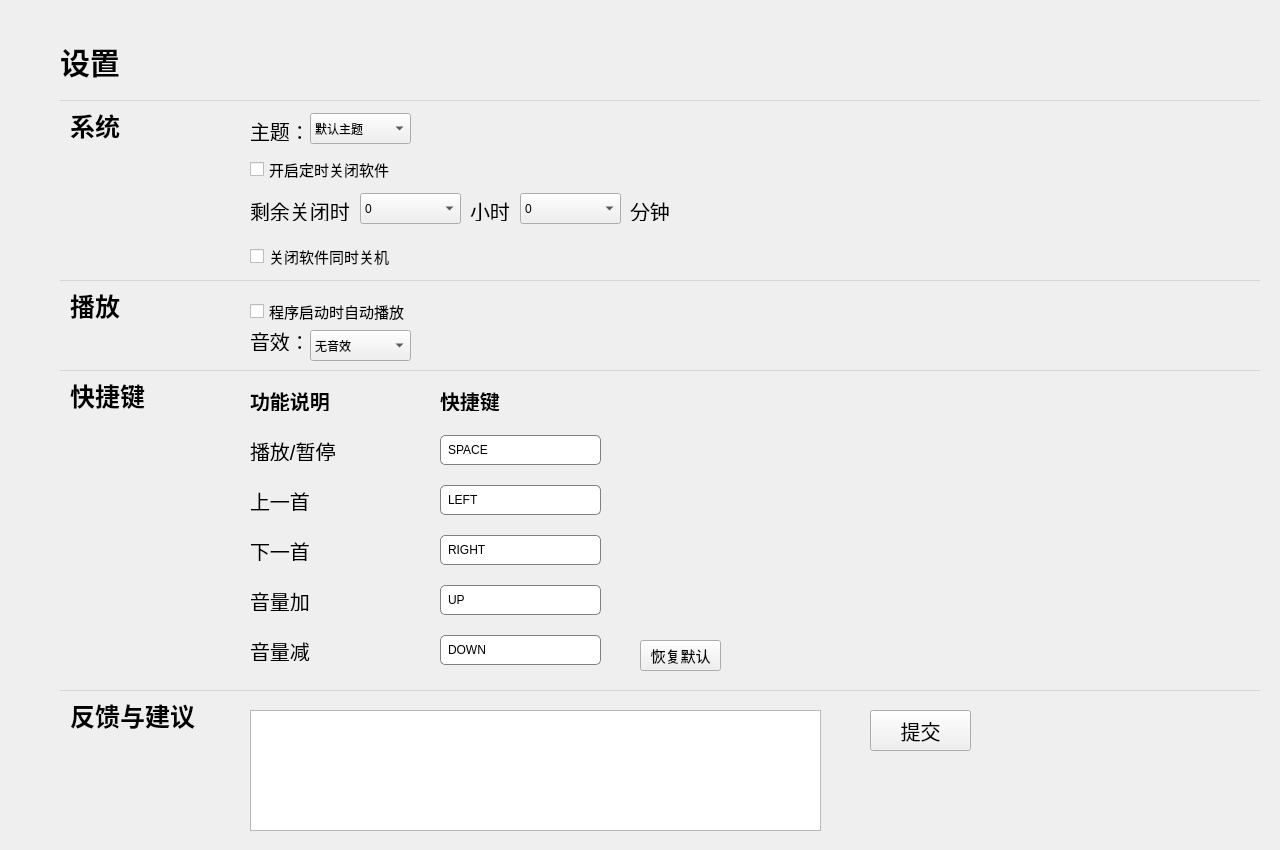
<?xml version="1.0" encoding="UTF-8"?>
<ui version="4.0">
 <class>Setup</class>
 <widget class="QWidget" name="Setup">
  <property name="geometry">
   <rect>
    <x>0</x>
    <y>0</y>
    <width>1280</width>
    <height>850</height>
   </rect>
  </property>
  <property name="windowTitle">
   <string>Form</string>
  </property>
  <widget class="QLabel" name="label">
   <property name="geometry">
    <rect>
     <x>60</x>
     <y>40</y>
     <width>71</width>
     <height>41</height>
    </rect>
   </property>
   <property name="font">
    <font>
     <pointsize>-1</pointsize>
     <bold>true</bold>
    </font>
   </property>
   <property name="styleSheet">
    <string notr="true">font-size: 30px;</string>
   </property>
   <property name="text">
    <string>设置</string>
   </property>
  </widget>
  <widget class="Line" name="line_2">
   <property name="geometry">
    <rect>
     <x>60</x>
     <y>100</y>
     <width>1200</width>
     <height>1</height>
    </rect>
   </property>
   <property name="styleSheet">
    <string notr="true">border:  none;
background-color: rgba(184, 189, 198, 0.5);</string>
   </property>
   <property name="orientation">
    <enum>Qt::Horizontal</enum>
   </property>
  </widget>
  <widget class="QLabel" name="label_2">
   <property name="geometry">
    <rect>
     <x>70</x>
     <y>110</y>
     <width>51</width>
     <height>31</height>
    </rect>
   </property>
   <property name="font">
    <font>
     <pointsize>-1</pointsize>
     <bold>true</bold>
    </font>
   </property>
   <property name="styleSheet">
    <string notr="true">font-size: 25px;</string>
   </property>
   <property name="text">
    <string>系统</string>
   </property>
  </widget>
  <widget class="QCheckBox" name="regularlyCloseSoftware">
   <property name="geometry">
    <rect>
     <x>250</x>
     <y>155</y>
     <width>145</width>
     <height>28</height>
    </rect>
   </property>
   <property name="font">
    <font>
     <pointsize>-1</pointsize>
    </font>
   </property>
   <property name="cursor">
    <cursorShape>PointingHandCursor</cursorShape>
   </property>
   <property name="styleSheet">
    <string notr="true">font-size: 15px;</string>
   </property>
   <property name="text">
    <string>开启定时关闭软件</string>
   </property>
   <property name="iconSize">
    <size>
     <width>30</width>
     <height>30</height>
    </size>
   </property>
  </widget>
  <widget class="QComboBox" name="hour">
   <property name="geometry">
    <rect>
     <x>360</x>
     <y>193</y>
     <width>101</width>
     <height>31</height>
    </rect>
   </property>
   <property name="cursor">
    <cursorShape>PointingHandCursor</cursorShape>
   </property>
   <item>
    <property name="text">
     <string>0</string>
    </property>
   </item>
   <item>
    <property name="text">
     <string>1</string>
    </property>
   </item>
   <item>
    <property name="text">
     <string>2</string>
    </property>
   </item>
   <item>
    <property name="text">
     <string>3</string>
    </property>
   </item>
   <item>
    <property name="text">
     <string>4</string>
    </property>
   </item>
   <item>
    <property name="text">
     <string>5</string>
    </property>
   </item>
   <item>
    <property name="text">
     <string>6</string>
    </property>
   </item>
   <item>
    <property name="text">
     <string>7</string>
    </property>
   </item>
   <item>
    <property name="text">
     <string>8</string>
    </property>
   </item>
   <item>
    <property name="text">
     <string>9</string>
    </property>
   </item>
   <item>
    <property name="text">
     <string>10</string>
    </property>
   </item>
   <item>
    <property name="text">
     <string>11</string>
    </property>
   </item>
   <item>
    <property name="text">
     <string>12</string>
    </property>
   </item>
   <item>
    <property name="text">
     <string>13</string>
    </property>
   </item>
   <item>
    <property name="text">
     <string>14</string>
    </property>
   </item>
   <item>
    <property name="text">
     <string>15</string>
    </property>
   </item>
   <item>
    <property name="text">
     <string>16</string>
    </property>
   </item>
   <item>
    <property name="text">
     <string>17</string>
    </property>
   </item>
   <item>
    <property name="text">
     <string>18</string>
    </property>
   </item>
   <item>
    <property name="text">
     <string>19</string>
    </property>
   </item>
   <item>
    <property name="text">
     <string>20</string>
    </property>
   </item>
   <item>
    <property name="text">
     <string>21</string>
    </property>
   </item>
   <item>
    <property name="text">
     <string>22</string>
    </property>
   </item>
   <item>
    <property name="text">
     <string>23</string>
    </property>
   </item>
  </widget>
  <widget class="QLabel" name="label_3">
   <property name="geometry">
    <rect>
     <x>250</x>
     <y>200</y>
     <width>101</width>
     <height>21</height>
    </rect>
   </property>
   <property name="styleSheet">
    <string notr="true">font-size: 20px;</string>
   </property>
   <property name="text">
    <string>剩余关闭时间</string>
   </property>
  </widget>
  <widget class="QLabel" name="label_4">
   <property name="geometry">
    <rect>
     <x>470</x>
     <y>200</y>
     <width>41</width>
     <height>21</height>
    </rect>
   </property>
   <property name="styleSheet">
    <string notr="true">font-size: 20px;</string>
   </property>
   <property name="text">
    <string>小时</string>
   </property>
  </widget>
  <widget class="QLabel" name="label_5">
   <property name="geometry">
    <rect>
     <x>630</x>
     <y>200</y>
     <width>51</width>
     <height>21</height>
    </rect>
   </property>
   <property name="styleSheet">
    <string notr="true">font-size: 20px;</string>
   </property>
   <property name="text">
    <string>分钟</string>
   </property>
  </widget>
  <widget class="QComboBox" name="minute">
   <property name="geometry">
    <rect>
     <x>520</x>
     <y>193</y>
     <width>101</width>
     <height>31</height>
    </rect>
   </property>
   <property name="cursor">
    <cursorShape>PointingHandCursor</cursorShape>
   </property>
   <item>
    <property name="text">
     <string>0</string>
    </property>
   </item>
   <item>
    <property name="text">
     <string>1</string>
    </property>
   </item>
   <item>
    <property name="text">
     <string>2</string>
    </property>
   </item>
   <item>
    <property name="text">
     <string>3</string>
    </property>
   </item>
   <item>
    <property name="text">
     <string>4</string>
    </property>
   </item>
   <item>
    <property name="text">
     <string>5</string>
    </property>
   </item>
   <item>
    <property name="text">
     <string>6</string>
    </property>
   </item>
   <item>
    <property name="text">
     <string>7</string>
    </property>
   </item>
   <item>
    <property name="text">
     <string>8</string>
    </property>
   </item>
   <item>
    <property name="text">
     <string>9</string>
    </property>
   </item>
   <item>
    <property name="text">
     <string>10</string>
    </property>
   </item>
   <item>
    <property name="text">
     <string>11</string>
    </property>
   </item>
   <item>
    <property name="text">
     <string>12</string>
    </property>
   </item>
   <item>
    <property name="text">
     <string>13</string>
    </property>
   </item>
   <item>
    <property name="text">
     <string>14</string>
    </property>
   </item>
   <item>
    <property name="text">
     <string>15</string>
    </property>
   </item>
   <item>
    <property name="text">
     <string>16</string>
    </property>
   </item>
   <item>
    <property name="text">
     <string>17</string>
    </property>
   </item>
   <item>
    <property name="text">
     <string>18</string>
    </property>
   </item>
   <item>
    <property name="text">
     <string>19</string>
    </property>
   </item>
   <item>
    <property name="text">
     <string>20</string>
    </property>
   </item>
   <item>
    <property name="text">
     <string>21</string>
    </property>
   </item>
   <item>
    <property name="text">
     <string>22</string>
    </property>
   </item>
   <item>
    <property name="text">
     <string>23</string>
    </property>
   </item>
   <item>
    <property name="text">
     <string>24</string>
    </property>
   </item>
   <item>
    <property name="text">
     <string>25</string>
    </property>
   </item>
   <item>
    <property name="text">
     <string>26</string>
    </property>
   </item>
   <item>
    <property name="text">
     <string>27</string>
    </property>
   </item>
   <item>
    <property name="text">
     <string>28</string>
    </property>
   </item>
   <item>
    <property name="text">
     <string>29</string>
    </property>
   </item>
   <item>
    <property name="text">
     <string>30</string>
    </property>
   </item>
   <item>
    <property name="text">
     <string>31</string>
    </property>
   </item>
   <item>
    <property name="text">
     <string>32</string>
    </property>
   </item>
   <item>
    <property name="text">
     <string>33</string>
    </property>
   </item>
   <item>
    <property name="text">
     <string>34</string>
    </property>
   </item>
   <item>
    <property name="text">
     <string>35</string>
    </property>
   </item>
   <item>
    <property name="text">
     <string>36</string>
    </property>
   </item>
   <item>
    <property name="text">
     <string>37</string>
    </property>
   </item>
   <item>
    <property name="text">
     <string>38</string>
    </property>
   </item>
   <item>
    <property name="text">
     <string>39</string>
    </property>
   </item>
   <item>
    <property name="text">
     <string>40</string>
    </property>
   </item>
   <item>
    <property name="text">
     <string>41</string>
    </property>
   </item>
   <item>
    <property name="text">
     <string>42</string>
    </property>
   </item>
   <item>
    <property name="text">
     <string>43</string>
    </property>
   </item>
   <item>
    <property name="text">
     <string>44</string>
    </property>
   </item>
   <item>
    <property name="text">
     <string>45</string>
    </property>
   </item>
   <item>
    <property name="text">
     <string>46</string>
    </property>
   </item>
   <item>
    <property name="text">
     <string>47</string>
    </property>
   </item>
   <item>
    <property name="text">
     <string>48</string>
    </property>
   </item>
   <item>
    <property name="text">
     <string>49</string>
    </property>
   </item>
   <item>
    <property name="text">
     <string>50</string>
    </property>
   </item>
   <item>
    <property name="text">
     <string>51</string>
    </property>
   </item>
   <item>
    <property name="text">
     <string>52</string>
    </property>
   </item>
   <item>
    <property name="text">
     <string>53</string>
    </property>
   </item>
   <item>
    <property name="text">
     <string>54</string>
    </property>
   </item>
   <item>
    <property name="text">
     <string>55</string>
    </property>
   </item>
   <item>
    <property name="text">
     <string>56</string>
    </property>
   </item>
   <item>
    <property name="text">
     <string>57</string>
    </property>
   </item>
   <item>
    <property name="text">
     <string>58</string>
    </property>
   </item>
   <item>
    <property name="text">
     <string>59</string>
    </property>
   </item>
  </widget>
  <widget class="QCheckBox" name="timedShutdown">
   <property name="geometry">
    <rect>
     <x>250</x>
     <y>245</y>
     <width>151</width>
     <height>22</height>
    </rect>
   </property>
   <property name="cursor">
    <cursorShape>PointingHandCursor</cursorShape>
   </property>
   <property name="styleSheet">
    <string notr="true">font-size: 15px;</string>
   </property>
   <property name="text">
    <string>关闭软件同时关机</string>
   </property>
  </widget>
  <widget class="Line" name="line_3">
   <property name="geometry">
    <rect>
     <x>60</x>
     <y>280</y>
     <width>1200</width>
     <height>1</height>
    </rect>
   </property>
   <property name="styleSheet">
    <string notr="true">border:  none;
background-color: rgba(184, 189, 198, 0.5);</string>
   </property>
   <property name="orientation">
    <enum>Qt::Horizontal</enum>
   </property>
  </widget>
  <widget class="QLabel" name="label_6">
   <property name="geometry">
    <rect>
     <x>70</x>
     <y>290</y>
     <width>51</width>
     <height>31</height>
    </rect>
   </property>
   <property name="font">
    <font>
     <pointsize>-1</pointsize>
     <bold>true</bold>
    </font>
   </property>
   <property name="styleSheet">
    <string notr="true">font-size: 25px;</string>
   </property>
   <property name="text">
    <string>播放</string>
   </property>
  </widget>
  <widget class="QLabel" name="label_7">
   <property name="geometry">
    <rect>
     <x>250</x>
     <y>120</y>
     <width>51</width>
     <height>21</height>
    </rect>
   </property>
   <property name="styleSheet">
    <string notr="true">font-size: 20px;</string>
   </property>
   <property name="text">
    <string>主题：</string>
   </property>
  </widget>
  <widget class="QComboBox" name="theme">
   <property name="geometry">
    <rect>
     <x>310</x>
     <y>113</y>
     <width>101</width>
     <height>31</height>
    </rect>
   </property>
   <property name="cursor">
    <cursorShape>PointingHandCursor</cursorShape>
   </property>
   <item>
    <property name="text">
     <string>默认主题</string>
    </property>
   </item>
   <item>
    <property name="text">
     <string>白色主题</string>
    </property>
   </item>
   <item>
    <property name="text">
     <string>黑色主题</string>
    </property>
   </item>
  </widget>
  <widget class="QCheckBox" name="startPlayingAudio">
   <property name="geometry">
    <rect>
     <x>250</x>
     <y>300</y>
     <width>161</width>
     <height>22</height>
    </rect>
   </property>
   <property name="cursor">
    <cursorShape>PointingHandCursor</cursorShape>
   </property>
   <property name="styleSheet">
    <string notr="true">font-size: 15px;</string>
   </property>
   <property name="text">
    <string>程序启动时自动播放</string>
   </property>
  </widget>
  <widget class="QLabel" name="label_8">
   <property name="geometry">
    <rect>
     <x>250</x>
     <y>330</y>
     <width>51</width>
     <height>21</height>
    </rect>
   </property>
   <property name="styleSheet">
    <string notr="true">font-size: 20px;</string>
   </property>
   <property name="text">
    <string>音效：</string>
   </property>
  </widget>
  <widget class="QComboBox" name="soundEffect">
   <property name="geometry">
    <rect>
     <x>310</x>
     <y>330</y>
     <width>101</width>
     <height>31</height>
    </rect>
   </property>
   <property name="cursor">
    <cursorShape>PointingHandCursor</cursorShape>
   </property>
   <item>
    <property name="text">
     <string>无音效</string>
    </property>
   </item>
   <item>
    <property name="text">
     <string>音乐增强</string>
    </property>
   </item>
   <item>
    <property name="text">
     <string>环绕音效</string>
    </property>
   </item>
  </widget>
  <widget class="Line" name="line_4">
   <property name="geometry">
    <rect>
     <x>60</x>
     <y>370</y>
     <width>1200</width>
     <height>1</height>
    </rect>
   </property>
   <property name="styleSheet">
    <string notr="true">border:  none;
background-color: rgba(184, 189, 198, 0.5);</string>
   </property>
   <property name="orientation">
    <enum>Qt::Horizontal</enum>
   </property>
  </widget>
  <widget class="QLabel" name="label_9">
   <property name="geometry">
    <rect>
     <x>70</x>
     <y>380</y>
     <width>81</width>
     <height>31</height>
    </rect>
   </property>
   <property name="font">
    <font>
     <pointsize>-1</pointsize>
     <bold>true</bold>
    </font>
   </property>
   <property name="styleSheet">
    <string notr="true">font-size: 25px;</string>
   </property>
   <property name="text">
    <string>快捷键</string>
   </property>
  </widget>
  <widget class="QLabel" name="label_10">
   <property name="geometry">
    <rect>
     <x>250</x>
     <y>390</y>
     <width>91</width>
     <height>21</height>
    </rect>
   </property>
   <property name="font">
    <font>
     <pointsize>-1</pointsize>
     <bold>true</bold>
    </font>
   </property>
   <property name="styleSheet">
    <string notr="true">font-size: 20px;</string>
   </property>
   <property name="text">
    <string>功能说明</string>
   </property>
  </widget>
  <widget class="QLabel" name="label_11">
   <property name="geometry">
    <rect>
     <x>440</x>
     <y>390</y>
     <width>91</width>
     <height>21</height>
    </rect>
   </property>
   <property name="font">
    <font>
     <pointsize>-1</pointsize>
     <bold>true</bold>
    </font>
   </property>
   <property name="styleSheet">
    <string notr="true">font-size: 20px;</string>
   </property>
   <property name="text">
    <string>快捷键</string>
   </property>
  </widget>
  <widget class="QLabel" name="label_12">
   <property name="geometry">
    <rect>
     <x>250</x>
     <y>440</y>
     <width>91</width>
     <height>21</height>
    </rect>
   </property>
   <property name="font">
    <font>
     <pointsize>-1</pointsize>
     <bold>false</bold>
    </font>
   </property>
   <property name="styleSheet">
    <string notr="true">font-size: 20px;</string>
   </property>
   <property name="text">
    <string>播放/暂停</string>
   </property>
  </widget>
  <widget class="QLabel" name="label_13">
   <property name="geometry">
    <rect>
     <x>250</x>
     <y>490</y>
     <width>91</width>
     <height>21</height>
    </rect>
   </property>
   <property name="font">
    <font>
     <pointsize>-1</pointsize>
     <bold>false</bold>
    </font>
   </property>
   <property name="styleSheet">
    <string notr="true">font-size: 20px;</string>
   </property>
   <property name="text">
    <string>上一首</string>
   </property>
  </widget>
  <widget class="QLabel" name="label_14">
   <property name="geometry">
    <rect>
     <x>250</x>
     <y>540</y>
     <width>91</width>
     <height>21</height>
    </rect>
   </property>
   <property name="font">
    <font>
     <pointsize>-1</pointsize>
     <bold>false</bold>
    </font>
   </property>
   <property name="styleSheet">
    <string notr="true">font-size: 20px;</string>
   </property>
   <property name="text">
    <string>下一首</string>
   </property>
  </widget>
  <widget class="QLabel" name="label_15">
   <property name="geometry">
    <rect>
     <x>250</x>
     <y>590</y>
     <width>91</width>
     <height>21</height>
    </rect>
   </property>
   <property name="font">
    <font>
     <pointsize>-1</pointsize>
     <bold>false</bold>
    </font>
   </property>
   <property name="styleSheet">
    <string notr="true">font-size: 20px;</string>
   </property>
   <property name="text">
    <string>音量加</string>
   </property>
  </widget>
  <widget class="QLabel" name="label_16">
   <property name="geometry">
    <rect>
     <x>250</x>
     <y>640</y>
     <width>91</width>
     <height>21</height>
    </rect>
   </property>
   <property name="font">
    <font>
     <pointsize>-1</pointsize>
     <bold>false</bold>
    </font>
   </property>
   <property name="styleSheet">
    <string notr="true">font-size: 20px;</string>
   </property>
   <property name="text">
    <string>音量减</string>
   </property>
  </widget>
  <widget class="QLineEdit" name="playPauseShortcut">
   <property name="geometry">
    <rect>
     <x>440</x>
     <y>435</y>
     <width>161</width>
     <height>30</height>
    </rect>
   </property>
   <property name="styleSheet">
    <string notr="true">QLineEdit {
    background-color: white; /* 设置背景颜色为白色 */
    border: 1px solid gray;
    border-radius: 5px;
    padding: 5px;
    color: black;
}

QLineEdit:focus {
    border: 2px solid #4CAF50;
    background-color: #f0f0f0; /* 设置聚焦时的背景颜色为浅灰色 */
}

QLineEdit:hover {
    border: 1px solid #888888;
    background-color: #f5f5f5; /* 设置鼠标悬停时的背景颜色为更浅的灰色 */
}</string>
   </property>
   <property name="text">
    <string>SPACE</string>
   </property>
  </widget>
  <widget class="QLineEdit" name="prevSongShortcut">
   <property name="geometry">
    <rect>
     <x>440</x>
     <y>485</y>
     <width>161</width>
     <height>30</height>
    </rect>
   </property>
   <property name="styleSheet">
    <string notr="true">QLineEdit {
    background-color: white; /* 设置背景颜色为白色 */
    border: 1px solid gray;
    border-radius: 5px;
    padding: 5px;
    color: black;
}

QLineEdit:focus {
    border: 2px solid #4CAF50;
    background-color: #f0f0f0; /* 设置聚焦时的背景颜色为浅灰色 */
}

QLineEdit:hover {
    border: 1px solid #888888;
    background-color: #f5f5f5; /* 设置鼠标悬停时的背景颜色为更浅的灰色 */
}</string>
   </property>
   <property name="text">
    <string>LEFT</string>
   </property>
  </widget>
  <widget class="QLineEdit" name="nextSongShortcut">
   <property name="geometry">
    <rect>
     <x>440</x>
     <y>535</y>
     <width>161</width>
     <height>30</height>
    </rect>
   </property>
   <property name="styleSheet">
    <string notr="true">QLineEdit {
    background-color: white; /* 设置背景颜色为白色 */
    border: 1px solid gray;
    border-radius: 5px;
    padding: 5px;
    color: black;
}

QLineEdit:focus {
    border: 2px solid #4CAF50;
    background-color: #f0f0f0; /* 设置聚焦时的背景颜色为浅灰色 */
}

QLineEdit:hover {
    border: 1px solid #888888;
    background-color: #f5f5f5; /* 设置鼠标悬停时的背景颜色为更浅的灰色 */
}</string>
   </property>
   <property name="text">
    <string>RIGHT</string>
   </property>
  </widget>
  <widget class="QLineEdit" name="volumeDownShortcut">
   <property name="geometry">
    <rect>
     <x>440</x>
     <y>635</y>
     <width>161</width>
     <height>30</height>
    </rect>
   </property>
   <property name="styleSheet">
    <string notr="true">QLineEdit {
    background-color: white; /* 设置背景颜色为白色 */
    border: 1px solid gray;
    border-radius: 5px;
    padding: 5px;
    color: black;
}

QLineEdit:focus {
    border: 2px solid #4CAF50;
    background-color: #f0f0f0; /* 设置聚焦时的背景颜色为浅灰色 */
}

QLineEdit:hover {
    border: 1px solid #888888;
    background-color: #f5f5f5; /* 设置鼠标悬停时的背景颜色为更浅的灰色 */
}</string>
   </property>
   <property name="text">
    <string>DOWN</string>
   </property>
  </widget>
  <widget class="QLineEdit" name="volumeUpShortcut">
   <property name="geometry">
    <rect>
     <x>440</x>
     <y>585</y>
     <width>161</width>
     <height>30</height>
    </rect>
   </property>
   <property name="styleSheet">
    <string notr="true">QLineEdit {
    background-color: white; /* 设置背景颜色为白色 */
    border: 1px solid gray;
    border-radius: 5px;
    padding: 5px;
    color: black;
}

QLineEdit:focus {
    border: 2px solid #4CAF50;
    background-color: #f0f0f0; /* 设置聚焦时的背景颜色为浅灰色 */
}

QLineEdit:hover {
    border: 1px solid #888888;
    background-color: #f5f5f5; /* 设置鼠标悬停时的背景颜色为更浅的灰色 */
}</string>
   </property>
   <property name="text">
    <string>UP</string>
   </property>
  </widget>
  <widget class="Line" name="line_5">
   <property name="geometry">
    <rect>
     <x>60</x>
     <y>690</y>
     <width>1200</width>
     <height>1</height>
    </rect>
   </property>
   <property name="styleSheet">
    <string notr="true">border:  none;
background-color: rgba(184, 189, 198, 0.5);</string>
   </property>
   <property name="orientation">
    <enum>Qt::Horizontal</enum>
   </property>
  </widget>
  <widget class="QLabel" name="label_17">
   <property name="geometry">
    <rect>
     <x>70</x>
     <y>700</y>
     <width>131</width>
     <height>31</height>
    </rect>
   </property>
   <property name="font">
    <font>
     <pointsize>-1</pointsize>
     <bold>true</bold>
    </font>
   </property>
   <property name="styleSheet">
    <string notr="true">font-size: 25px;</string>
   </property>
   <property name="text">
    <string>反馈与建议</string>
   </property>
  </widget>
  <widget class="QTextEdit" name="feedbackAndSuggestions">
   <property name="geometry">
    <rect>
     <x>250</x>
     <y>710</y>
     <width>571</width>
     <height>121</height>
    </rect>
   </property>
  </widget>
  <widget class="QPushButton" name="submit">
   <property name="geometry">
    <rect>
     <x>870</x>
     <y>710</y>
     <width>101</width>
     <height>41</height>
    </rect>
   </property>
   <property name="cursor">
    <cursorShape>PointingHandCursor</cursorShape>
   </property>
   <property name="styleSheet">
    <string notr="true">font-size: 20px;</string>
   </property>
   <property name="text">
    <string>提交</string>
   </property>
  </widget>
  <widget class="QPushButton" name="RestoreDefault">
   <property name="geometry">
    <rect>
     <x>640</x>
     <y>640</y>
     <width>81</width>
     <height>31</height>
    </rect>
   </property>
   <property name="cursor">
    <cursorShape>PointingHandCursor</cursorShape>
   </property>
   <property name="styleSheet">
    <string notr="true">font-size: 15px;</string>
   </property>
   <property name="text">
    <string>恢复默认</string>
   </property>
  </widget>
 </widget>
 <resources/>
 <connections/>
</ui>
